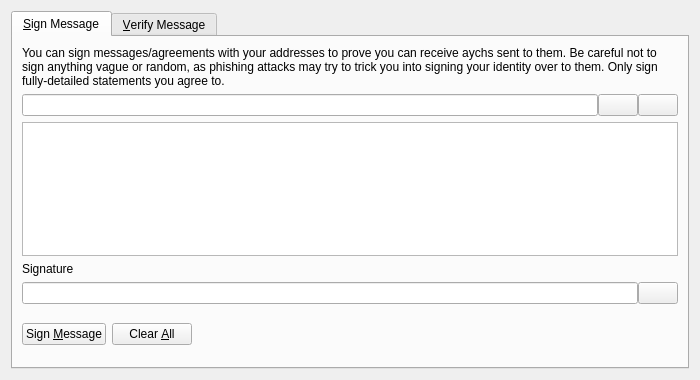
<?xml version="1.0" encoding="UTF-8"?>
<ui version="4.0">
 <class>SignVerifyMessageDialog</class>
 <widget class="QDialog" name="SignVerifyMessageDialog">
  <property name="geometry">
   <rect>
    <x>0</x>
    <y>0</y>
    <width>700</width>
    <height>380</height>
   </rect>
  </property>
  <property name="windowTitle">
   <string>Signatures - Sign / Verify a Message</string>
  </property>
  <property name="modal">
   <bool>true</bool>
  </property>
  <layout class="QVBoxLayout" name="verticalLayout">
   <item>
    <widget class="QTabWidget" name="tabWidget">
     <property name="currentIndex">
      <number>0</number>
     </property>
     <widget class="QWidget" name="tabSignMessage">
      <attribute name="title">
       <string>&amp;Sign Message</string>
      </attribute>
      <layout class="QVBoxLayout" name="verticalLayout_SM">
       <item>
        <widget class="QLabel" name="infoLabel_SM">
         <property name="text">
          <string>You can sign messages/agreements with your addresses to prove you can receive aychs sent to them. Be careful not to sign anything vague or random, as phishing attacks may try to trick you into signing your identity over to them. Only sign fully-detailed statements you agree to.</string>
         </property>
         <property name="textFormat">
          <enum>Qt::PlainText</enum>
         </property>
         <property name="wordWrap">
          <bool>true</bool>
         </property>
        </widget>
       </item>
       <item>
        <layout class="QHBoxLayout" name="horizontalLayout_1_SM">
         <property name="spacing">
          <number>0</number>
         </property>
         <item>
          <widget class="QValidatedLineEdit" name="addressIn_SM">
           <property name="toolTip">
            <string>The Aych address to sign the message with</string>
           </property>
          </widget>
         </item>
         <item>
          <widget class="QPushButton" name="addressBookButton_SM">
           <property name="toolTip">
            <string>Choose previously used address</string>
           </property>
           <property name="text">
            <string/>
           </property>
           <property name="icon">
            <iconset resource="../aych.qrc">
             <normaloff>:/icons/address-book</normaloff>:/icons/address-book</iconset>
           </property>
           <property name="shortcut">
            <string>Alt+A</string>
           </property>
           <property name="autoDefault">
            <bool>false</bool>
           </property>
          </widget>
         </item>
         <item>
          <widget class="QPushButton" name="pasteButton_SM">
           <property name="toolTip">
            <string>Paste address from clipboard</string>
           </property>
           <property name="text">
            <string/>
           </property>
           <property name="icon">
            <iconset resource="../aych.qrc">
             <normaloff>:/icons/editpaste</normaloff>:/icons/editpaste</iconset>
           </property>
           <property name="shortcut">
            <string>Alt+P</string>
           </property>
           <property name="autoDefault">
            <bool>false</bool>
           </property>
          </widget>
         </item>
        </layout>
       </item>
       <item>
        <widget class="QPlainTextEdit" name="messageIn_SM">
         <property name="toolTip">
          <string>Enter the message you want to sign here</string>
         </property>
        </widget>
       </item>
       <item>
        <widget class="QLabel" name="signatureLabel_SM">
         <property name="text">
          <string>Signature</string>
         </property>
         <property name="textFormat">
          <enum>Qt::PlainText</enum>
         </property>
        </widget>
       </item>
       <item>
        <layout class="QHBoxLayout" name="horizontalLayout_2_SM">
         <property name="spacing">
          <number>0</number>
         </property>
         <item>
          <widget class="QLineEdit" name="signatureOut_SM">
           <property name="font">
            <font>
             <italic>true</italic>
            </font>
           </property>
           <property name="readOnly">
            <bool>true</bool>
           </property>
          </widget>
         </item>
         <item>
          <widget class="QPushButton" name="copySignatureButton_SM">
           <property name="toolTip">
            <string>Copy the current signature to the system clipboard</string>
           </property>
           <property name="text">
            <string/>
           </property>
           <property name="icon">
            <iconset resource="../aych.qrc">
             <normaloff>:/icons/editcopy</normaloff>:/icons/editcopy</iconset>
           </property>
           <property name="autoDefault">
            <bool>false</bool>
           </property>
          </widget>
         </item>
        </layout>
       </item>
       <item>
        <layout class="QHBoxLayout" name="horizontalLayout_3_SM">
         <item>
          <widget class="QPushButton" name="signMessageButton_SM">
           <property name="toolTip">
            <string>Sign the message to prove you own this Aych address</string>
           </property>
           <property name="text">
            <string>Sign &amp;Message</string>
           </property>
           <property name="icon">
            <iconset resource="../aych.qrc">
             <normaloff>:/icons/edit</normaloff>:/icons/edit</iconset>
           </property>
           <property name="autoDefault">
            <bool>false</bool>
           </property>
          </widget>
         </item>
         <item>
          <widget class="QPushButton" name="clearButton_SM">
           <property name="toolTip">
            <string>Reset all sign message fields</string>
           </property>
           <property name="text">
            <string>Clear &amp;All</string>
           </property>
           <property name="icon">
            <iconset resource="../aych.qrc">
             <normaloff>:/icons/remove</normaloff>:/icons/remove</iconset>
           </property>
           <property name="autoDefault">
            <bool>false</bool>
           </property>
          </widget>
         </item>
         <item>
          <spacer name="horizontalSpacer_1_SM">
           <property name="orientation">
            <enum>Qt::Horizontal</enum>
           </property>
           <property name="sizeHint" stdset="0">
            <size>
             <width>40</width>
             <height>48</height>
            </size>
           </property>
          </spacer>
         </item>
         <item>
          <widget class="QLabel" name="statusLabel_SM">
           <property name="font">
            <font>
             <weight>75</weight>
             <bold>true</bold>
            </font>
           </property>
           <property name="text">
            <string/>
           </property>
           <property name="wordWrap">
            <bool>true</bool>
           </property>
          </widget>
         </item>
         <item>
          <spacer name="horizontalSpacer_2_SM">
           <property name="orientation">
            <enum>Qt::Horizontal</enum>
           </property>
           <property name="sizeHint" stdset="0">
            <size>
             <width>40</width>
             <height>48</height>
            </size>
           </property>
          </spacer>
         </item>
        </layout>
       </item>
      </layout>
     </widget>
     <widget class="QWidget" name="tabVerifyMessage">
      <attribute name="title">
       <string>&amp;Verify Message</string>
      </attribute>
      <layout class="QVBoxLayout" name="verticalLayout_VM">
       <item>
        <widget class="QLabel" name="infoLabel_VM">
         <property name="text">
          <string>Enter the receiver's address, message (ensure you copy line breaks, spaces, tabs, etc. exactly) and signature below to verify the message. Be careful not to read more into the signature than what is in the signed message itself, to avoid being tricked by a man-in-the-middle attack. Note that this only proves the signing party receives with the address, it cannot prove sendership of any transaction!</string>
         </property>
         <property name="textFormat">
          <enum>Qt::PlainText</enum>
         </property>
         <property name="alignment">
          <set>Qt::AlignLeading|Qt::AlignLeft|Qt::AlignTop</set>
         </property>
         <property name="wordWrap">
          <bool>true</bool>
         </property>
        </widget>
       </item>
       <item>
        <layout class="QHBoxLayout" name="horizontalLayout_1_VM">
         <property name="spacing">
          <number>0</number>
         </property>
         <item>
          <widget class="QValidatedLineEdit" name="addressIn_VM">
           <property name="toolTip">
            <string>The Aych address the message was signed with</string>
           </property>
          </widget>
         </item>
         <item>
          <widget class="QPushButton" name="addressBookButton_VM">
           <property name="toolTip">
            <string>Choose previously used address</string>
           </property>
           <property name="text">
            <string/>
           </property>
           <property name="icon">
            <iconset resource="../aych.qrc">
             <normaloff>:/icons/address-book</normaloff>:/icons/address-book</iconset>
           </property>
           <property name="shortcut">
            <string>Alt+A</string>
           </property>
           <property name="autoDefault">
            <bool>false</bool>
           </property>
          </widget>
         </item>
        </layout>
       </item>
       <item>
        <widget class="QPlainTextEdit" name="messageIn_VM"/>
       </item>
       <item>
        <widget class="QValidatedLineEdit" name="signatureIn_VM"/>
       </item>
       <item>
        <layout class="QHBoxLayout" name="horizontalLayout_2_VM">
         <item>
          <widget class="QPushButton" name="verifyMessageButton_VM">
           <property name="toolTip">
            <string>Verify the message to ensure it was signed with the specified Aych address</string>
           </property>
           <property name="text">
            <string>Verify &amp;Message</string>
           </property>
           <property name="icon">
            <iconset resource="../aych.qrc">
             <normaloff>:/icons/transaction_0</normaloff>:/icons/transaction_0</iconset>
           </property>
           <property name="autoDefault">
            <bool>false</bool>
           </property>
          </widget>
         </item>
         <item>
          <widget class="QPushButton" name="clearButton_VM">
           <property name="toolTip">
            <string>Reset all verify message fields</string>
           </property>
           <property name="text">
            <string>Clear &amp;All</string>
           </property>
           <property name="icon">
            <iconset resource="../aych.qrc">
             <normaloff>:/icons/remove</normaloff>:/icons/remove</iconset>
           </property>
           <property name="autoDefault">
            <bool>false</bool>
           </property>
          </widget>
         </item>
         <item>
          <spacer name="horizontalSpacer_1_VM">
           <property name="orientation">
            <enum>Qt::Horizontal</enum>
           </property>
           <property name="sizeHint" stdset="0">
            <size>
             <width>40</width>
             <height>48</height>
            </size>
           </property>
          </spacer>
         </item>
         <item>
          <widget class="QLabel" name="statusLabel_VM">
           <property name="font">
            <font>
             <weight>75</weight>
             <bold>true</bold>
            </font>
           </property>
           <property name="text">
            <string/>
           </property>
           <property name="wordWrap">
            <bool>true</bool>
           </property>
          </widget>
         </item>
         <item>
          <spacer name="horizontalSpacer_2_VM">
           <property name="orientation">
            <enum>Qt::Horizontal</enum>
           </property>
           <property name="sizeHint" stdset="0">
            <size>
             <width>40</width>
             <height>48</height>
            </size>
           </property>
          </spacer>
         </item>
        </layout>
       </item>
      </layout>
     </widget>
    </widget>
   </item>
  </layout>
 </widget>
 <customwidgets>
  <customwidget>
   <class>QValidatedLineEdit</class>
   <extends>QLineEdit</extends>
   <header>qt/qvalidatedlineedit.h</header>
  </customwidget>
 </customwidgets>
 <resources>
  <include location="../aych.qrc"/>
 </resources>
 <connections/>
</ui>
